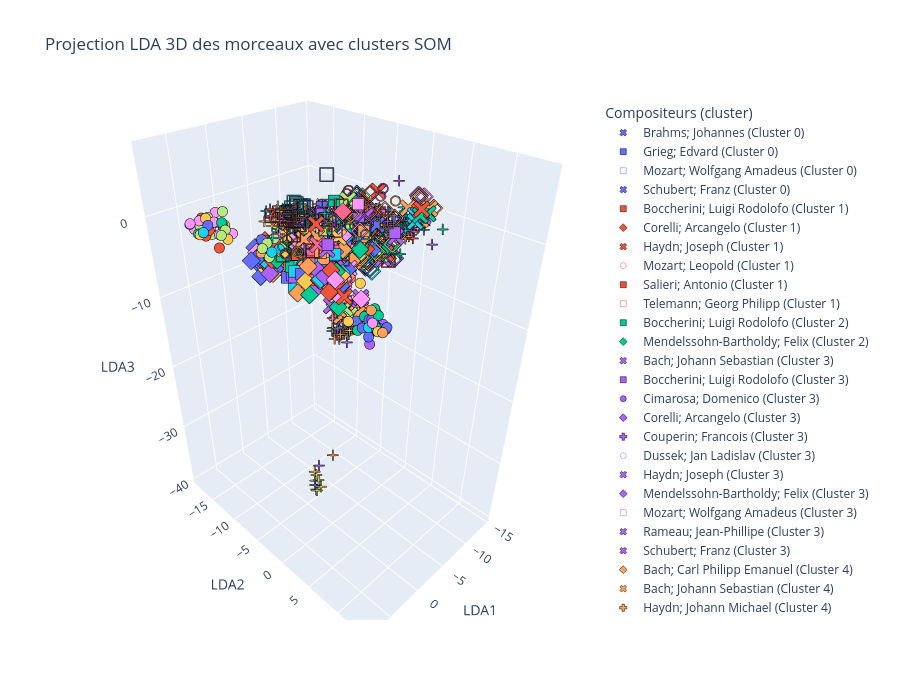

Source (notebook cell):
### Markdown cell above
## Combinaison avec LDA

### Code cell
import numpy as np
from minisom import MiniSom
from sklearn.preprocessing import MinMaxScaler, LabelEncoder
from sklearn.discriminant_analysis import LinearDiscriminantAnalysis
import plotly.graph_objects as go
import plotly.express as px

# === 2. Normalisation ===
scaler = MinMaxScaler()
X_scaled = scaler.fit_transform(X)

#pca = PCA(n_components=1000)
#X_scaled = pca.fit_transform(X_scaled)

# === 3. SOM ===
som_size = 20
som = MiniSom(x=som_size, y=som_size, input_len=4896, sigma=1.0, learning_rate=0.5)
som.random_weights_init(X_scaled)
som.train_random(X_scaled, 2000)

# === 4. Cluster SOM ===
clusters = []
for x in X_scaled:
    w = som.winner(x)
    cluster_id = w[0] * som_size + w[1]
    clusters.append(cluster_id)
clusters = np.array(clusters)

# === 5. Encode compositeurs ===
le = LabelEncoder()
y_encoded = le.fit_transform(y)
compositeurs_unique = le.classes_

# === 6. LDA 3D ===
lda = LinearDiscriminantAnalysis(n_components=3)
X_lda = lda.fit_transform(X_scaled, y_encoded)

# === 7. Couleurs et symboles ===
num_clusters = som_size * som_size
colorscale = px.colors.qualitative.Plotly
symbols = ['circle', 'square', 'diamond', 'cross', 'x', 'circle-open', 'square-open', 'diamond-open']
# === 8. Création des traces groupées par cluster et compositeur ===
fig = go.Figure()

for cluster_id in np.unique(clusters):
    mask_cluster = (clusters == cluster_id)
    for comp_id in np.unique(y_encoded):
        mask_comp = (y_encoded == comp_id)
        mask = mask_cluster & mask_comp

        if np.sum(mask) == 0:
            continue
        
        fig.add_trace(go.Scatter3d(
            x=X_lda[mask, 0],
            y=X_lda[mask, 1],
            z=X_lda[mask, 2],
            mode='markers',
            marker=dict(
                size=6,
                color=colorscale[cluster_id % len(colorscale)],
                symbol=symbols[comp_id % len(symbols)],
                line=dict(width=0.5, color='black')
            ),
            name=f"{compositeurs_unique[comp_id]} (Cluster {cluster_id})",
            text=[f"Compositeur: {compositeurs_unique[comp_id]}<br>Cluster: {cluster_id}"] * np.sum(mask),
            hoverinfo='text'
        ))

fig.update_layout(
    title="Projection LDA 3D des morceaux avec clusters SOM",
    scene=dict(
        xaxis_title='LDA1',
        yaxis_title='LDA2',
        zaxis_title='LDA3',
    ),
    legend_title_text='Compositeurs (cluster)',
    width=900,
    height=700
)

fig.show()
